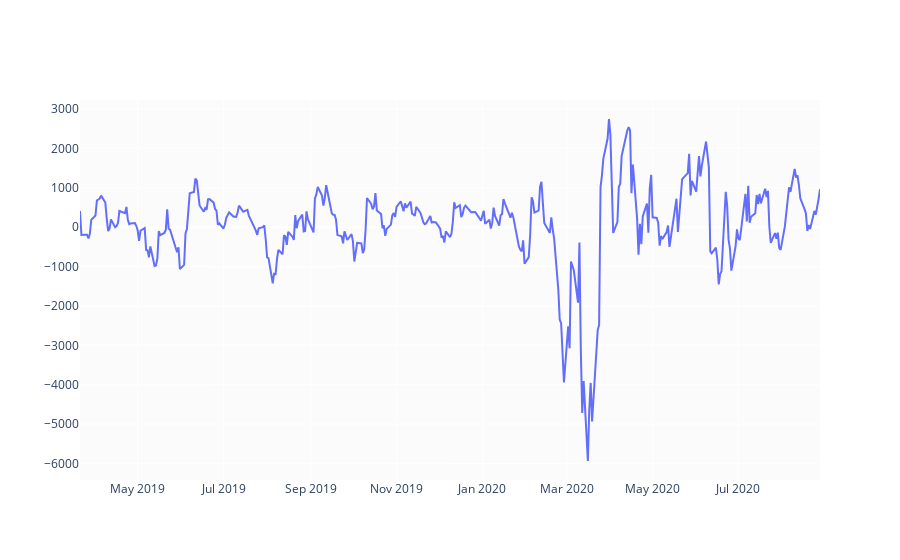

Source (notebook cell):
### Markdown cell above
### Momentum

### Code cell
#considering the index of last year of Dija Data
fig = go.Figure(go.Scatter(x=dj_ti.Date.tail(365), y=dj_ti.Momentum.tail(365)))
fig.show()

### Figure 1 — Plotly figure (JSON) as saved in the notebook; plotly's stock layout.template omitted (floating-point values rounded to 4 significant figures; data arrays with more than 128 entries replaced by an {"elided": "..."} marker saying what was removed)
{"data": [{"type": "scatter", "x": {"elided": "365 str values"}, "y": {"elided": "365 float values"}}], "layout": {}}
